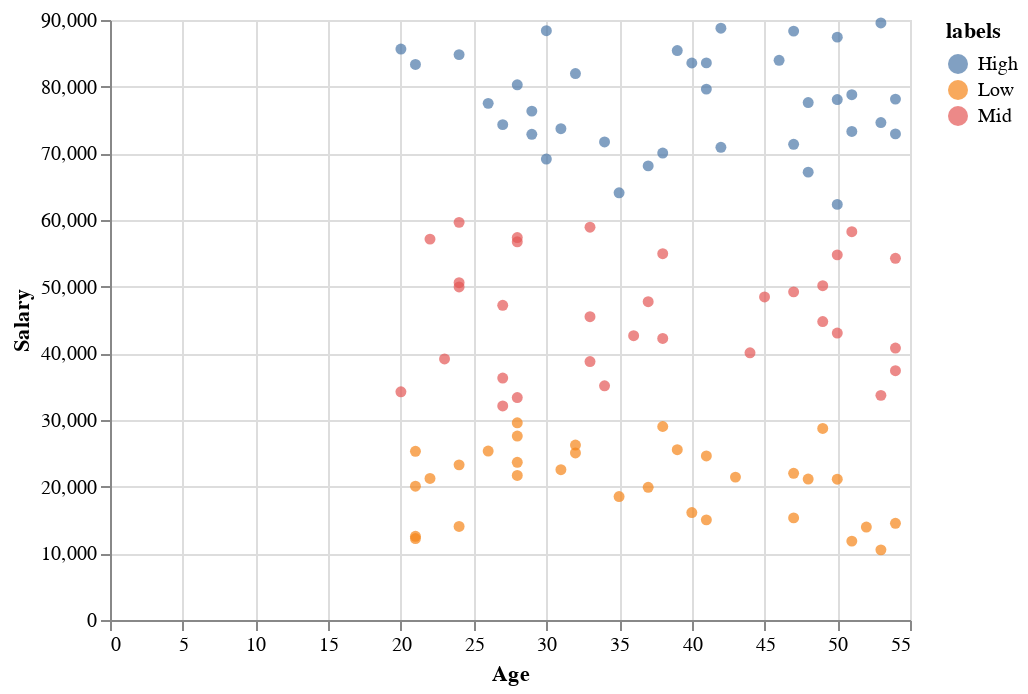

Here is the notebook cell this chart was saved with:
### Code cell
import altair as alt
alt.Chart(df).mark_circle().encode(x='Age',y='Salary',color='labels')

### Figure 1 — Vega-Lite specification as saved in the notebook (floating-point values rounded to 4 significant figures)
{"config": {"view": {"continuousWidth": 400, "continuousHeight": 300}}, "data": {"name": "data-e36e03e90b262dc512e2f73e36e28822"}, "mark": "circle", "encoding": {"color": {"type": "nominal", "field": "labels"}, "x": {"type": "quantitative", "field": "Age"}, "y": {"type": "quantitative", "field": "Salary"}}, "$schema": "https://vega.github.io/schema/vega-lite/v4.8.1.json", "datasets": {"data-e36e03e90b262dc512e2f73e36e28822": [{"Salary": 69144, "labels": "High", "Age": 30}, {"Salary": 54262, "labels": "Mid", "Age": 54}, {"Salary": 85417, "labels": "High", "Age": 39}, {"Salary": 14500, "labels": "Low", "Age": 54}, {"Salary": 62343, "labels": "High", "Age": 50}, {"Salary": 44770, "labels": "Mid", "Age": 49}, {"Salary": 38767, "labels": "Mid", "Age": 33}, {"Salary": 11833, "labels": "Low", "Age": 51}, {"Salary": 21432, "labels": "Low", "Age": 43}, {"Salary": 49222, "labels": "Mid", "Age": 47}, {"Salary": 10522, "labels": "Low", "Age": 53}, {"Salary": 78067, "labels": "High", "Age": 50}, {"Salary": 56736, "labels": "Mid", "Age": 28}, {"Salary": 32106, "labels": "Mid", "Age": 27}, {"Salary": 42651, "labels": "Mid", "Age": 36}, {"Salary": 21115, "labels": "Low", "Age": 50}, {"Salary": 29576, "labels": "Low", "Age": 28}, {"Salary": 28727, "labels": "Low", "Age": 49}, {"Salary": 74305, "labels": "High", "Age": 27}, {"Salary": 73696, "labels": "High", "Age": 31}, {"Salary": 78791, "labels": "High", "Age": 51}, {"Salary": 40081, "labels": "Mid", "Age": 44}, {"Salary": 64078, "labels": "High", "Age": 35}, {"Salary": 71704, "labels": "High", "Age": 34}, {"Salary": 78132, "labels": "High", "Age": 54}, {"Salary": 68118, "labels": "High", "Age": 37}, {"Salary": 77615, "labels": "High", "Age": 48}, {"Salary": 79634, "labels": "High", "Age": 41}, {"Salary": 25344, "labels": "Low", "Age": 26}, {"Salary": 70910, "labels": "High", "Age": 42}, {"Salary": 27586, "labels": "Low", "Age": 28}, {"Salary": 85636, "labels": "High", "Age": 20}, {"Salary": 59646, "labels": "Mid", "Age": 24}, {"Salary": 22001, "labels": "Low", "Age": 47}, {"Salary": 18523, "labels": "Low", "Age": 35}, {"Salary": 47738, "labels": "Mid", "Age": 37}, {"Salary": 40799, "labels": "Mid", "Age": 54}, {"Salary": 89554, "labels": "High", "Age": 53}, {"Salary": 72856, "labels": "High", "Age": 29}, {"Salary": 48451, "labels": "Mid", "Age": 45}, {"Salary": 39157, "labels": "Mid", "Age": 23}, {"Salary": 72917, "labels": "High", "Age": 54}, {"Salary": 33373, "labels": "Mid", "Age": 28}, {"Salary": 43042, "labels": "Mid", "Age": 50}, {"Salary": 83566, "labels": "High", "Age": 41}, {"Salary": 83336, "labels": "High", "Age": 21}, {"Salary": 87430, "labels": "High", "Age": 50}, {"Salary": 33695, "labels": "Mid", "Age": 53}, {"Salary": 36286, "labels": "Mid", "Age": 27}, {"Salary": 81961, "labels": "High", "Age": 32}, {"Salary": 25548, "labels": "Low", "Age": 39}, {"Salary": 45490, "labels": "Mid", "Age": 33}, {"Salary": 67179, "labels": "High", "Age": 48}, {"Salary": 74619, "labels": "High", "Age": 53}, {"Salary": 15019, "labels": "Low", "Age": 41}, {"Salary": 15318, "labels": "Low", "Age": 47}, {"Salary": 16123, "labels": "Low", "Age": 40}, {"Salary": 77495, "labels": "High", "Age": 26}, {"Salary": 88775, "labels": "High", "Age": 42}, {"Salary": 29025, "labels": "Low", "Age": 38}, {"Salary": 20076, "labels": "Low", "Age": 21}, {"Salary": 57368, "labels": "Mid", "Age": 28}, {"Salary": 83550, "labels": "High", "Age": 40}, {"Salary": 83962, "labels": "High", "Age": 46}, {"Salary": 50149, "labels": "Mid", "Age": 49}, {"Salary": 73276, "labels": "High", "Age": 51}, {"Salary": 37397, "labels": "Mid", "Age": 54}, {"Salary": 21681, "labels": "Low", "Age": 28}, {"Salary": 88333, "labels": "High", "Age": 47}, {"Salary": 57133, "labels": "Mid", "Age": 22}, {"Salary": 13949, "labels": "Low", "Age": 52}, {"Salary": 84809, "labels": "High", "Age": 24}, {"Salary": 70039, "labels": "High", "Age": 38}, {"Salary": 19906, "labels": "Low", "Age": 37}, {"Salary": 35126, "labels": "Mid", "Age": 34}, {"Salary": 49951, "labels": "Mid", "Age": 24}, {"Salary": 71360, "labels": "High", "Age": 47}, {"Salary": 76332, "labels": "High", "Age": 29}, {"Salary": 42233, "labels": "Mid", "Age": 38}, {"Salary": 47209, "labels": "Mid", "Age": 27}, {"Salary": 21239, "labels": "Low", "Age": 22}, {"Salary": 25310, "labels": "Low", "Age": 21}, {"Salary": 26235, "labels": "Low", "Age": 32}, {"Salary": 80276, "labels": "High", "Age": 28}, {"Salary": 14035, "labels": "Low", "Age": 24}, {"Salary": 54772, "labels": "Mid", "Age": 50}, {"Salary": 21144, "labels": "Low", "Age": 48}, {"Salary": 24615, "labels": "Low", "Age": 41}, {"Salary": 58918, "labels": "Mid", "Age": 33}, {"Salary": 34237, "labels": "Mid", "Age": 20}, {"Salary": 50592, "labels": "Mid", "Age": 24}, {"Salary": 25063, "labels": "Low", "Age": 32}, {"Salary": 58244, "labels": "Mid", "Age": 51}, {"Salary": 54951, "labels": "Mid", "Age": 38}, {"Salary": 12213, "labels": "Low", "Age": 21}, {"Salary": 22540, "labels": "Low", "Age": 31}, {"Salary": 23269, "labels": "Low", "Age": 24}, {"Salary": 23657, "labels": "Low", "Age": 28}, {"Salary": 12548, "labels": "Low", "Age": 21}, {"Salary": 88394, "labels": "High", "Age": 30}]}}
